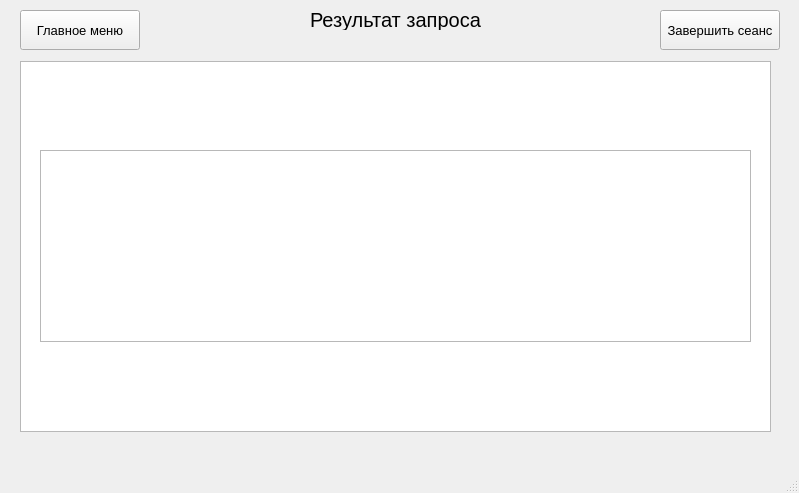
<?xml version="1.0" encoding="UTF-8"?>
<ui version="4.0">
 <class>Schedule_shower</class>
 <widget class="QMainWindow" name="Schedule_shower">
  <property name="geometry">
   <rect>
    <x>0</x>
    <y>0</y>
    <width>799</width>
    <height>493</height>
   </rect>
  </property>
  <property name="windowTitle">
   <string>MainWindow</string>
  </property>
  <widget class="QWidget" name="centralwidget">
   <widget class="QTableWidget" name="tableWidget">
    <property name="geometry">
     <rect>
      <x>20</x>
      <y>61</y>
      <width>751</width>
      <height>371</height>
     </rect>
    </property>
   </widget>
   <widget class="QPushButton" name="pushButton_2">
    <property name="geometry">
     <rect>
      <x>20</x>
      <y>10</y>
      <width>120</width>
      <height>40</height>
     </rect>
    </property>
    <property name="font">
     <font>
      <pointsize>10</pointsize>
     </font>
    </property>
    <property name="text">
     <string>Главное меню</string>
    </property>
   </widget>
   <widget class="QPushButton" name="pushButton_3">
    <property name="geometry">
     <rect>
      <x>660</x>
      <y>10</y>
      <width>120</width>
      <height>40</height>
     </rect>
    </property>
    <property name="font">
     <font>
      <pointsize>10</pointsize>
     </font>
    </property>
    <property name="text">
     <string>Завершить сеанс</string>
    </property>
   </widget>
   <widget class="QLabel" name="label">
    <property name="geometry">
     <rect>
      <x>310</x>
      <y>10</y>
      <width>181</width>
      <height>20</height>
     </rect>
    </property>
    <property name="font">
     <font>
      <pointsize>15</pointsize>
     </font>
    </property>
    <property name="text">
     <string>Результат запроса</string>
    </property>
   </widget>
   <widget class="QTextBrowser" name="textBrowser">
    <property name="geometry">
     <rect>
      <x>40</x>
      <y>150</y>
      <width>711</width>
      <height>192</height>
     </rect>
    </property>
   </widget>
  </widget>
  <widget class="QMenuBar" name="menubar">
   <property name="geometry">
    <rect>
     <x>0</x>
     <y>0</y>
     <width>799</width>
     <height>30</height>
    </rect>
   </property>
  </widget>
  <widget class="QStatusBar" name="statusbar"/>
 </widget>
 <resources/>
 <connections/>
</ui>
